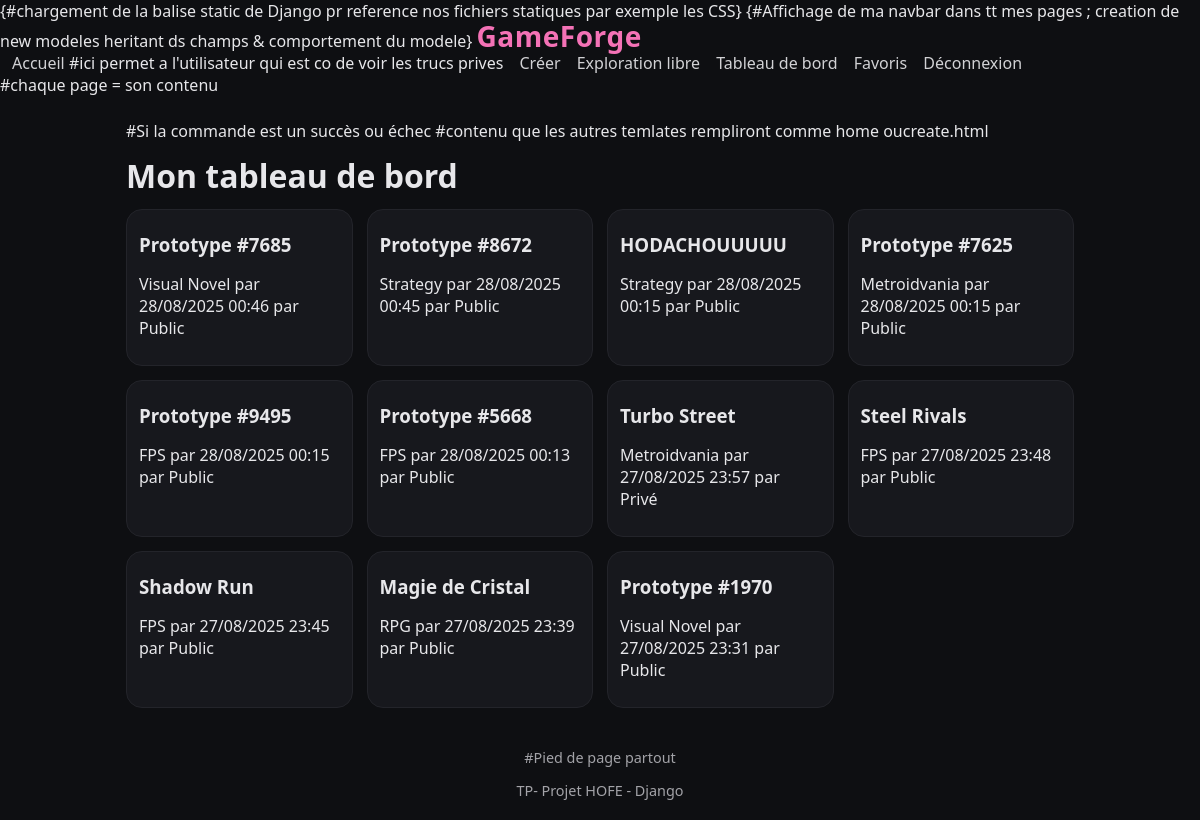
The page /dashboard/ (signed in) on the database its author committed.
### games/models.py (models this page shows, shortened)
class GameProject(models.Model):
    GENRE_CHOICES = [
        ("RPG", "RPG"),
        ("FPS", "FPS"),
        ("Metroidvania", "Metroidvania"),
        ("Visual Novel", "Visual Novel"),
        ("Strategy", "Strategy"),
        ("Puzzle", "Puzzle"),
    ]
    title = models.CharField(max_length=120)
    genre = models.CharField(max_length=32, choices=GENRE_CHOICES)
    ambiance = models.CharField(max_length=120)
    keywords = models.CharField(max_length=200, blank=True)
    references = models.CharField(max_length=200, blank=True)
    universe_text = models.TextField(blank=True)
    story_act1 = models.TextField(blank=True)
    story_act2 = models.TextField(blank=True)
    story_act3 = models.TextField(blank=True)
    story_twist = models.TextField(blank=True)
    characters = models.JSONField(default=list, blank=True)
    locations = models.JSONField(default=list, blank=True)
    character_image = models.ImageField(upload_to="characters/", blank=True, null=True)
    environment_image = models.ImageField(upload_to="environments/", blank=True, null=True)
    is_public = models.BooleanField(default=True)
    created_by = models.ForeignKey(settings.AUTH_USER_MODEL, on_delete=models.CASCADE)
    created_at = models.DateTimeField(auto_now_add=True)

### games/views.py (the view)
# urls.py: path('dashboard/', views.dashboard, name='dashboard'),
@login_required
def dashboard(request):
    games = GameProject.objects.filter(created_by=request.user).order_by("-created_at")
    return render(request, "dashboard.html", {"games": games})

### templates/dashboard.html
{% extends 'base.html' %}
{% block content %}
<h1>Mon tableau de bord</h1>
<div class="grid">
    {% for g in games %}
        <a class="card" href="{% url 'detail' pk=g.pk %}">
            <div class="card-body">
                <h3>{{ g.title }}</h3>
                <p>{{ g.genre }} par {{ g.created_at|date:"d/m/Y H:i" }} par {{ g.is_public|yesno:"Public,Privé" }}</p>
            </div>
        </a>
    {% empty %}
        <p>Pas encore de jeux.</p>
    {% endfor %}
</div>
{% endblock %}

### static/css/styles.css (style rules this page uses)
:root { --bg:#0e0f12; --fg:#e7e7ea; --muted:#a3a3a8; --card:#17181d; --accent:#6ee7b7; --logo:#f472b6; }
* { box-sizing: border-box; }
body { margin:0; background:var(--bg); color:var(--fg); font-family: system-ui, -apple-system, Segoe UI, Roboto, Ubuntu, Cantarell, 'Helvetica Neue', Arial; }
a { color: var(--fg); text-decoration: none; }
h1,h2,h3 { margin:12px 0; }
.grid { display:grid; grid-template-columns: repeat(auto-fill, minmax(220px, 1fr)); gap:14px; }
.card { display:block; background:var(--card); border:1px solid #23242a; border-radius:16px; overflow:hidden; transition: transform .15s ease; }
.card-body { padding:10px 12px; }

### rows shown on the page
GameProject: title "Prototype #7685", genre "Visual Novel", created_at "28/08/2025 00:46", is_public "Public"
GameProject: title "Prototype #8672", genre "Strategy", created_at "28/08/2025 00:45", is_public "Public"
GameProject: title "HODACHOUUUUU", genre "Strategy", created_at "28/08/2025 00:15", is_public "Public"
GameProject: title "Prototype #7625", genre "Metroidvania", created_at "28/08/2025 00:15", is_public "Public"
GameProject: title "Prototype #9495", genre "FPS", created_at "28/08/2025 00:15", is_public "Public"
GameProject: title "Prototype #5668", genre "FPS", created_at "28/08/2025 00:13", is_public "Public"
GameProject: title "Turbo Street", genre "Metroidvania", created_at "27/08/2025 23:57", is_public "Privé"
GameProject: title "Steel Rivals", genre "FPS", created_at "27/08/2025 23:48", is_public "Public"
GameProject: title "Shadow Run", genre "FPS", created_at "27/08/2025 23:45", is_public "Public"
GameProject: title "Magie de Cristal", genre "RPG", created_at "27/08/2025 23:39", is_public "Public"
GameProject: title "Prototype #1970", genre "Visual Novel", created_at "27/08/2025 23:31", is_public "Public"
